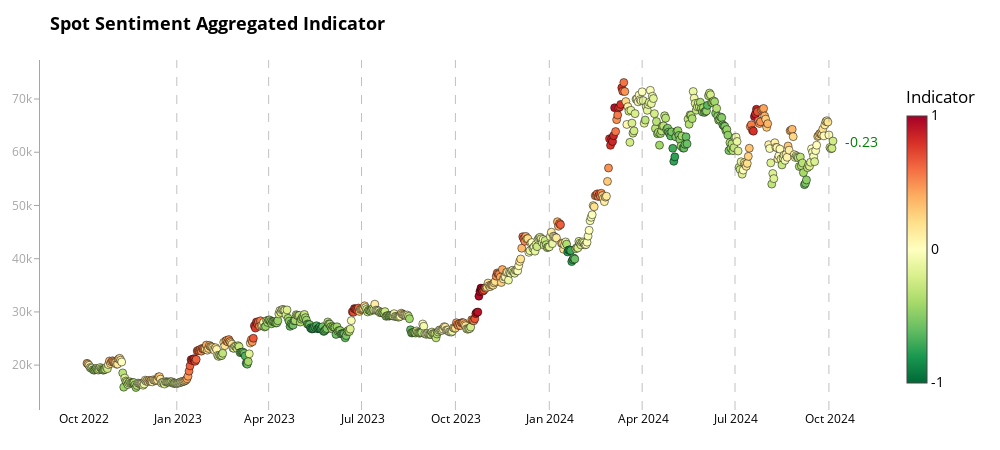

Source (notebook cell):
### Code cell
# Example usage
fig2 = chart_aggregate(merged_df, 'aggregate_indicator_equalweight', 'price_usd_close', "Spot Sentiment Aggregated Indicator")
fig2.show()
pio.write_html(fig2, file=f'bitcoin_analysis_spot_aggr_last_1year.html')
print("All charts have been displayed and saved as separate HTML files.")

### Figure 1 — Plotly figure (JSON) as saved in the notebook; plotly's stock layout.template omitted (floating-point values rounded to 4 significant figures; data arrays with more than 128 entries replaced by an {"elided": "..."} marker saying what was removed)
{"data": [{"hoverinfo": "text", "marker": {"cmax": 1, "cmin": -1, "color": {"elided": "732 float values"}, "colorbar": {"len": 0.9, "lenmode": "fraction", "thickness": 20, "ticktext": ["-1", "0", "1"], "tickvals": [-1, 0, 1], "title": {"text": "Indicator"}, "x": 1.02, "xpad": 10}, "colorscale": [[0.0, "rgb(0,104,55)"], [0.1, "rgb(26,152,80)"], [0.2, "rgb(102,189,99)"], [0.3, "rgb(166,217,106)"], [0.4, "rgb(217,239,139)"], [0.5, "rgb(255,255,191)"], [0.6, "rgb(254,224,139)"], [0.7, "rgb(253,174,97)"], [0.8, "rgb(244,109,67)"], [0.9, "rgb(215,48,39)"], [1.0, "rgb(165,0,38)"]], "line": {"color": "black", "width": 0.5}, "size": 8}, "mode": "markers", "text": {"elided": "732 str values"}, "x": {"elided": "732 str values"}, "y": {"elided": "732 float values"}, "type": "scatter"}], "layout": {"shapes": [{"line": {"color": "rgba(128, 128, 128, 0.7)", "dash": "dash", "width": 1}, "opacity": 0.7, "type": "line", "x0": "2022-12-31T00:00:00", "x1": "2022-12-31T00:00:00", "xref": "x", "y0": 0, "y1": 1, "yref": "y domain"}, {"line": {"color": "rgba(128, 128, 128, 0.7)", "dash": "dash", "width": 1}, "opacity": 0.7, "type": "line", "x0": "2023-03-31T00:00:00", "x1": "2023-03-31T00:00:00", "xref": "x", "y0": 0, "y1": 1, "yref": "y domain"}, {"line": {"color": "rgba(128, 128, 128, 0.7)", "dash": "dash", "width": 1}, "opacity": 0.7, "type": "line", "x0": "2023-06-30T00:00:00", "x1": "2023-06-30T00:00:00", "xref": "x", "y0": 0, "y1": 1, "yref": "y domain"}, {"line": {"color": "rgba(128, 128, 128, 0.7)", "dash": "dash", "width": 1}, "opacity": 0.7, "type": "line", "x0": "2023-09-30T00:00:00", "x1": "2023-09-30T00:00:00", "xref": "x", "y0": 0, "y1": 1, "yref": "y domain"}, {"line": {"color": "rgba(128, 128, 128, 0.7)", "dash": "dash", "width": 1}, "opacity": 0.7, "type": "line", "x0": "2023-12-31T00:00:00", "x1": "2023-12-31T00:00:00", "xref": "x", "y0": 0, "y1": 1, "yref": "y domain"}, {"line": {"color": "rgba(128, 128, 128, 0.7)", "dash": "dash", "width": 1}, "opacity": 0.7, "type": "line", "x0": "2024-03-31T00:00:00", "x1": "2024-03-31T00:00:00", "xref": "x", "y0": 0, "y1": 1, "yref": "y domain"}, {"line": {"color": "rgba(128, 128, 128, 0.7)", "dash": "dash", "width": 1}, "opacity": 0.7, "type": "line", "x0": "2024-06-30T00:00:00", "x1": "2024-06-30T00:00:00", "xref": "x", "y0": 0, "y1": 1, "yref": "y domain"}, {"line": {"color": "rgba(128, 128, 128, 0.7)", "dash": "dash", "width": 1}, "opacity": 0.7, "type": "line", "x0": "2024-09-30T00:00:00", "x1": "2024-09-30T00:00:00", "xref": "x", "y0": 0, "y1": 1, "yref": "y domain"}], "annotations": [{"align": "left", "font": {"color": "green", "size": 14}, "showarrow": false, "text": "-0.23", "x": "2024-10-04T00:00:00", "xanchor": "left", "xshift": 10, "y": 62100.0, "yanchor": "middle"}], "title": {"font": {"color": "black", "size": 18, "weight": "bold"}, "text": "Spot Sentiment Aggregated Indicator"}, "font": {"color": "black", "size": 14}, "margin": {"l": 40, "r": 120, "t": 60, "b": 40}, "showlegend": false, "hovermode": "closest", "plot_bgcolor": "white", "paper_bgcolor": "white", "width": 1000, "height": 450, "xaxis": {"tickfont": {"color": "black", "size": 12}, "showgrid": false, "zeroline": false, "dtick": "M3", "tickformat": "%b %Y", "showline": false, "mirror": false}, "yaxis": {"tickfont": {"color": "rgba(128, 128, 128, 0.7)", "size": 12}, "showgrid": false, "zeroline": false, "showline": true, "linewidth": 1, "linecolor": "rgba(128, 128, 128, 0.7)", "mirror": false, "ticks": "outside", "ticklen": 5, "tickcolor": "rgba(128, 128, 128, 0.7)"}}}
